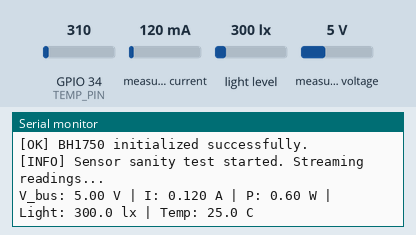
Recording of a sketch running on a simulated ESP32. Shown: the last lines printed to the serial monitor. The test bench sets the inputs (shaded band); at power-on: measured current 120 mA, GPIO 34 (TEMP_PIN) = 310, light level 300 lx, measured voltage 5 V (analog values on the 0–4095 scale).

Above: at 1.2 s.
1.3 s: measured current set to 40 mA
At 2.6 s:
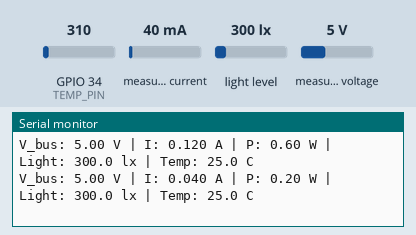
2.8 s: GPIO 34 (TEMP_PIN) set to 372
At 4.2 s:
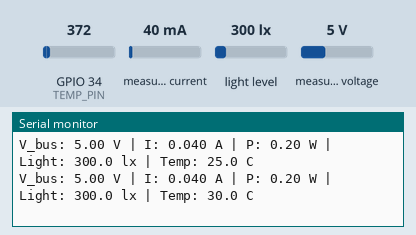
4.3 s: light level set to 40 lx
5.8 s: measured voltage set to 0.3 V
At 6.8 s:
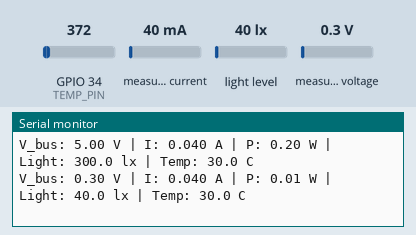
7.3 s: GPIO 34 (TEMP_PIN) set to 434
At 8.5 s:
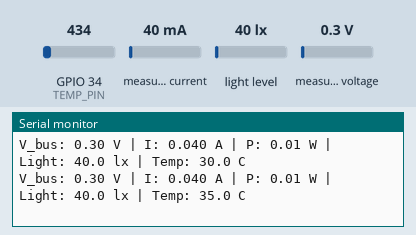
Timing chart, 0 to 9.8 s (numbered marks = the images above; inputs shaded):
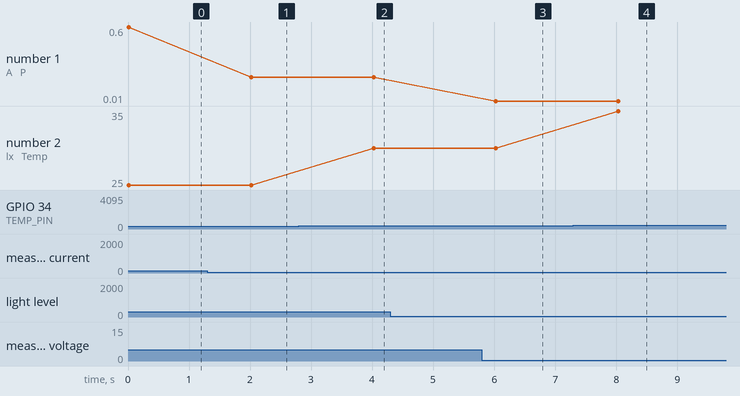

Measured:
- after the input at 1.3 s, the serial monitor: prints a new line after 0.72 s (image 1)
- after the input at 2.8 s, the serial monitor: prints a new line after 1.2 s (image 2)
- after the input at 5.8 s, the serial monitor: prints a new line after 0.23 s (image 3)
- after the input at 7.3 s, the serial monitor: prints a new line after 0.73 s (image 4)
- plotted number 1: 0.6 → 0.2 after the input at 1.3 s, 0.2 → 0.01 after the input at 5.8 s
- plotted number 2: 25 → 30 after the input at 2.8 s, 30 → 35 after the input at 7.3 s

The sketch:

sensor_test.ino
```cpp
/*
 * Sensor Sanity Test Sketch for ESP32
 * Tests:
 * 1. INA219 (Voltage & Current via I2C)
 * 2. BH1750 (Irradiance proxy via I2C)
 * 3. Analog / Thermistor / Temp sensor (ADC Pin 34)
 */

#include <Wire.h>
#include <Adafruit_INA219.h>
#include <BH1750.h>

Adafruit_INA219 ina219;
BH1750 lightMeter;

const int TEMP_PIN = 34; // ADC1 pin for thermistor/LM35

void setup() {
  Serial.begin(115200);
  while (!Serial && millis() < 3000);

  Serial.println("[INFO] Initializing I2C bus (SDA=21, SCL=22)...");
  Wire.begin(21, 22);

  if (!ina219.begin()) {
    Serial.println("[ERROR] Failed to find INA219 chip. Check wiring and address (default 0x40).");
  } else {
    Serial.println("[OK] INA219 initialized successfully.");
  }

  if (!lightMeter.begin(BH1750::CONTINUOUS_HIGH_RES_MODE)) {
    Serial.println("[ERROR] Failed to find BH1750 sensor. Check wiring (ADDR to GND = 0x23).");
  } else {
    Serial.println("[OK] BH1750 initialized successfully.");
  }

  pinMode(TEMP_PIN, INPUT);
  analogReadResolution(12);
  Serial.println("[INFO] Sensor sanity test started. Streaming readings...\n");
}

void loop() {
  float busVoltage_V = ina219.getBusVoltage_V();
  float current_mA = ina219.getCurrent_mA();
  float current_A = current_mA / 1000.0f;
  float power_W = busVoltage_V * current_A;

  float lux = lightMeter.readLightLevel();

  int rawTemp = analogRead(TEMP_PIN);
  float tempVoltage = (rawTemp / 4095.0f) * 3.3f;
  // Approximate LM35 conversion (10mV per deg C) or calibrated thermistor curve
  float temp_C = tempVoltage * 100.0f;

  Serial.print("V_bus: ");
  Serial.print(busVoltage_V, 2);
  Serial.print(" V | I: ");
  Serial.print(current_A, 3);
  Serial.print(" A | P: ");
  Serial.print(power_W, 2);
  Serial.print(" W | Light: ");
  Serial.print(lux, 1);
  Serial.print(" lx | Temp: ");
  Serial.print(temp_C, 1);
  Serial.println(" C");

  delay(2000);
}
```
